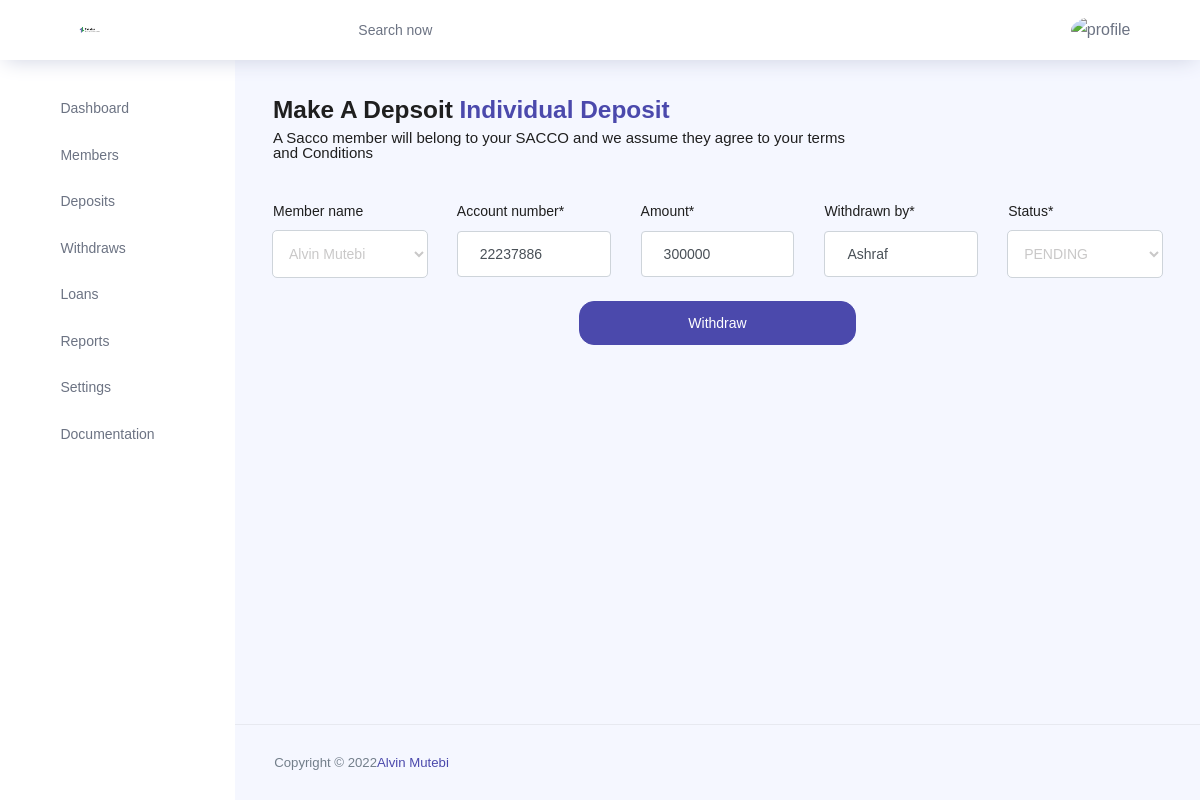
/withdraw-update/2/ (signed in), run on the app's committed database.
### teleka/models.py (models this page shows, shortened)
class Withdraw(models.Model):
	STATUS = (
		('COMPLETE','COMPLETE'),
		('PENDING', 'PENDING'),
		)
	member_name = models.ForeignKey(Member, on_delete=models.CASCADE, null=True, blank=True)
	account_number = models.CharField(max_length=200, null=True)
	amount = models.IntegerField(null=True)
	date_of_transaction = models.DateTimeField(auto_now=True, null=True)
	withdrawn_by = models.CharField(max_length=200, null=True)
	status = models.CharField(max_length=200, choices=STATUS)

### teleka/views.py (the view)
# urls.py: path('withdraw-update/<int:pk>/', WithdrawUpdate.as_view(), name='withdraw-update'),
class WithdrawUpdate(LoginRequiredMixin,SuccessMessageMixin,UpdateView):
    model= User
    model = Withdraw
    fields = [
       "member_name", "account_number", "amount", "withdrawn_by", "status"
    ]
    template_name = 'teleka/createWithdraw.html'
    success_url = reverse_lazy('view-withdraws')
    success_message = "Withdraw Updated Successfully !"

### teleka/models.py (called while the page is built)
	def __str__(self):
		return self.firstname + " " + self.lastname

### teleka/templates/teleka/createWithdraw.html (shortened to what this page needs)
{% extends 'teleka/main.html' %}
{% load crispy_forms_tags %}
{% load static %}
{% block content %}
{% include 'teleka/header.html' %}
<div class="main-panel">
    <div class="content-wrapper">
        <div class="row">
            <div class="col-md-12 grid-margin">
                <div class="row">
                    <div class="col-12 col-xl-8 mb-4 mb-xl-0">
                        <h3 class="font-weight-bold">Make A Depsoit <span class="text-primary">Individual Deposit</span>
                        </h3>
                        <h6 class="font-weight-normal mb-0">A Sacco member will belong to your SACCO and we assume they
                            agree to your terms and Conditions</h6>
                    </div>
                </div>
            </div>
        </div>
        <div class="row">
            <form method="POST">
                <div class="container">
                    <div class="row">
                        <div class="col">
                            <div class="form-group">
                                {{ form.member_name |as_crispy_field }}
                            </div>
                        </div>
                        <div class="col">
                            <div class="form-group">
                                {{form.account_number |as_crispy_field}}
                            </div>
                        </div>
                        <div class="col">
                            <div class="form-group">
                                {{form.amount |as_crispy_field}}
                            </div>
                        </div>
                        <div class="col">
                            <div class="form-group">
                                {{form.withdrawn_by |as_crispy_field}}
                            </div>
                        </div>
                        <div class="col">
                            <div class="form-group">
                                {{form.status |as_crispy_field}}
                            </div>
                        </div>
                    </div>
                    <div class="row">
                        <div class="col"></div>
                        <div class="col">
                            <button type="submit" class="btn btn-primary btn-md btn-block">Withdraw</button>
                        </div>
                        <div class="col"></div>
                    </div>
                </div>
            </form>
        </div>
    </div>
    <footer class="footer">
        <div class="d-sm-flex justify-content-center justify-content-sm-between">
            <span class="text-muted text-center text-sm-left d-block d-sm-inline-block">Copyright © 2022<a
                    href="https://www.bootstrapdash.com/" target="_blank">Alvin Mutebi</a></span>
        </div>
    </footer>
</div>
{% endblock content%}

### data on the page
Withdraw: member_name "Alvin Mutebi", account_number "22237886", amount "300000", withdrawn_by "Ashraf", status "PENDING"
